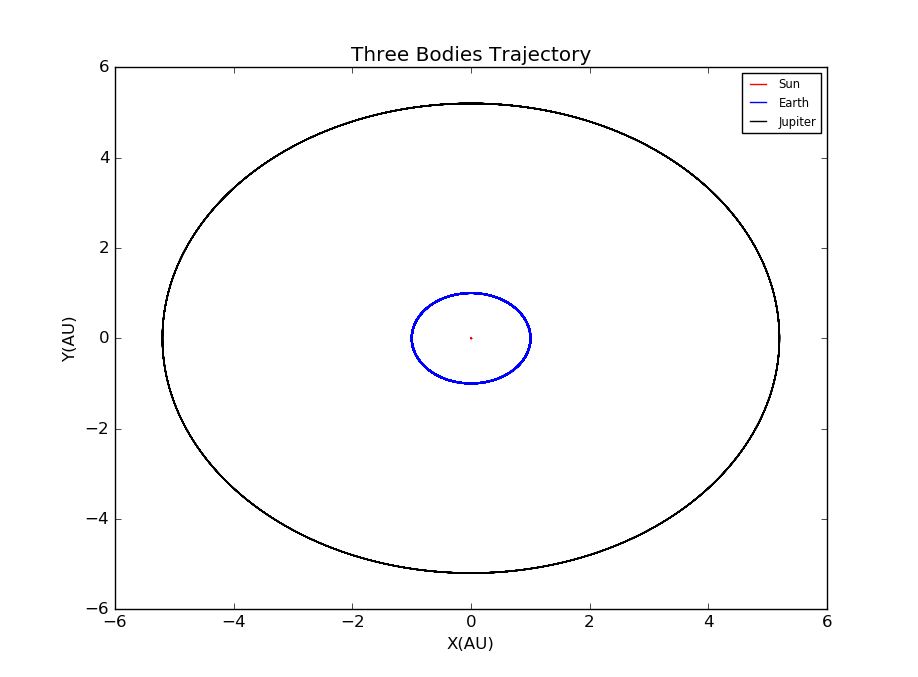

Python code for this plot:
import matplotlib.pylab as plt
from math import *

m_e=6.0*(10**24)
m_j=1.9*(10**27)*200
m_s=2.0*(10**30)
dt=0.0001
t_max=30
step=int(t_max/dt)

ivex=0.0
ivey=2.0*pi
ix_e=1.0
iy_e=0.0

ivjx=0
ivjy=0.977*pi
ix_j=5.2
iy_j=0.0

ivsx=-(m_e*ivex+m_j*ivjx)/m_s
ivsy=-(m_e*ivey+m_j*ivjy)/m_s
ix_s=0
iy_s=0

vex=[]
vey=[]
x_e=[]
y_e=[]

vjx=[]
vjy=[]
x_j=[]
y_j=[]

vsx=[]
vsy=[]
x_s=[]
y_s=[]

def threebody_gen():
    vex.append(ivex)
    vey.append(ivey)
    x_e.append(ix_e)
    y_e.append(iy_e)
    vjx.append(ivjx)
    vjy.append(ivjy)
    x_j.append(ix_j)
    y_j.append(iy_j)
    vsx.append(ivsx)
    vsy.append(ivsy)
    x_s.append(ix_s)
    y_s.append(iy_s)
    for i in range(step):
        rse=((x_s[i]-x_e[i])**2+(y_s[i]-y_e[i])**2)**0.5
        rje=((x_j[i]-x_e[i])**2+(y_j[i]-y_e[i])**2)**0.5
        rsj=((x_s[i]-x_j[i])**2+(y_s[i]-y_j[i])**2)**0.5
        vex.append(vex[i]+(4*(pi**2)*(x_s[i]-x_e[i])/(rse**3)+4*(pi**2)*(m_j/m_s)*(x_j[i]-x_e[i])/(rje**3))*dt)
        vey.append(vey[i]+(4*(pi**2)*(y_s[i]-y_e[i])/(rse**3)+4*(pi**2)*(m_j/m_s)*(y_j[i]-y_e[i])/(rje**3))*dt)
        vjx.append(vjx[i]+(4*(pi**2)*(m_e/m_s)*(x_e[i]-x_j[i])/(rje**3)+4*(pi**2)*(x_s[i]-x_j[i])/(rsj**3))*dt)
        vjy.append(vjy[i]+(4*(pi**2)*(m_e/m_s)*(y_e[i]-y_j[i])/(rje**3)+4*(pi**2)*(y_s[i]-y_j[i])/(rsj**3))*dt)
        vsx.append(vsx[i]+(4*(pi**2)*(m_j/m_s)*(x_j[i]-x_s[i])/(rsj**3)+4*(pi**2)*(m_e/m_s)*(x_e[i]-x_s[i])/(rse**3))*dt)
        vsy.append(vsy[i]+(4*(pi**2)*(m_j/m_s)*(y_j[i]-y_s[i])/(rsj**3)+4*(pi**2)*(m_e/m_s)*(y_e[i]-y_s[i])/(rse**3))*dt)
        x_e.append(x_e[i]+vex[i+1]*dt)
        y_e.append(y_e[i]+vey[i+1]*dt)
        x_j.append(x_j[i]+vjx[i+1]*dt)
        y_j.append(y_j[i]+vjy[i+1]*dt)
        x_s.append(x_s[i]+vsx[i+1]*dt)
        y_s.append(y_s[i]+vsy[i+1]*dt)
        
threebody_gen()


plt.figure(1)
line_1,=plt.plot(x_s,y_s,'r-')
line_2,=plt.plot(x_e,y_e,'b-')
line_3,=plt.plot(x_j,y_j,'k-')
plt.xlabel("X(AU)")
plt.ylabel("Y(AU)")
plt.title('Three Bodies Trajectory')
plt.legend([line_1,line_2,line_3],['Sun','Earth','Jupiter'],fontsize='x-small')
plt.show()
